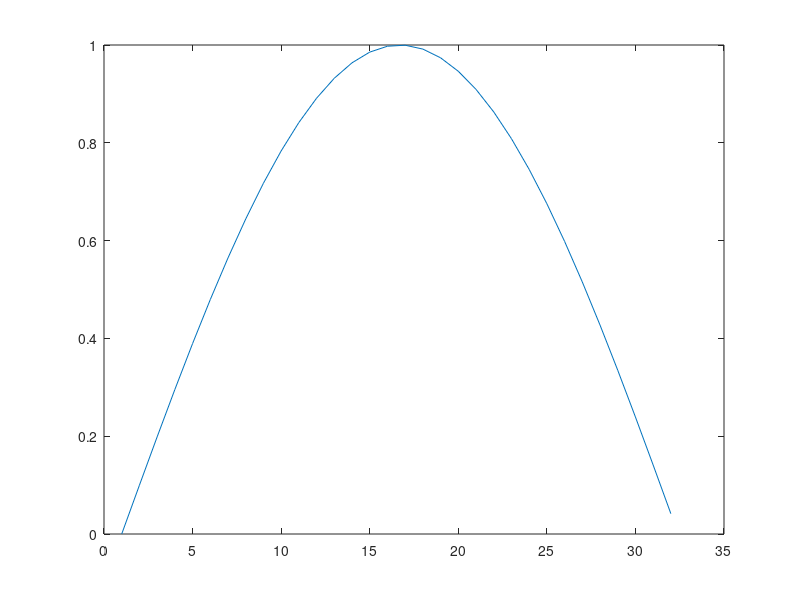

Here is the MATLAB script that generated this plot:
function syncTrick
% --- Trick by the PTB authors to avoid synchronization problem ---


figure(1);
plot(sin(0:0.1:3.14));
% Close figure with sin plot
close Figure 1
% --- end of synchronization trick ---

end